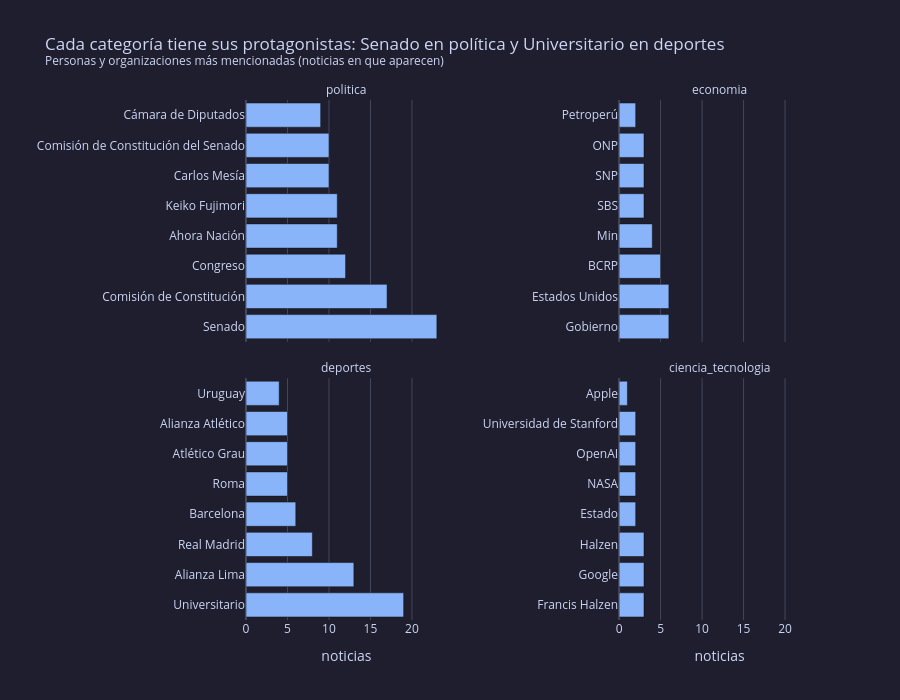

Notebook code for this chart:
### Code cell
top_cat = (entidades[entidades["tipo"].isin(["PER", "ORG"])]
           .groupby(["etiqueta", "entidad"]).size().rename("noticias").reset_index()
           .sort_values("noticias", ascending=False).groupby("etiqueta").head(8))
lider = top_cat.groupby("etiqueta").first()
fig = px.bar(top_cat, x="noticias", y="entidad", facet_col="etiqueta", facet_col_wrap=2, orientation="h",
             category_orders={"etiqueta": CATEGORIAS}, height=700, facet_col_spacing=0.3,
             title=(f"Cada categoría tiene sus protagonistas: {lider.loc['politica', 'entidad']} en política y "
                    f"{lider.loc['deportes', 'entidad']} en deportes"
                    f"<br><sup>Personas y organizaciones más mencionadas (noticias en que aparecen)</sup>"))
fig.update_yaxes(matches=None, showticklabels=True, title="")
fig.for_each_annotation(lambda a: a.update(text=a.text.split("=")[-1]))
fig.show()

### Figure 1 — Plotly figure (JSON) as saved in the notebook; plotly's stock layout.template omitted (floating-point values rounded to 4 significant figures)
{"data": [{"hovertemplate": "etiqueta=politica<br>noticias=%{x}<br>entidad=%{y}<extra></extra>", "legendgroup": "", "marker": {"color": "#89b4fa", "pattern": {"shape": ""}}, "name": "", "orientation": "h", "showlegend": false, "textposition": "auto", "type": "bar", "x": [23, 17, 12, 11, 11, 10, 10, 9], "xaxis": "x3", "y": ["Senado", "Comisión de Constitución", "Congreso", "Ahora Nación", "Keiko Fujimori", "Carlos Mesía", "Comisión de Constitución del Senado", "Cámara de Diputados"], "yaxis": "y3"}, {"hovertemplate": "etiqueta=economia<br>noticias=%{x}<br>entidad=%{y}<extra></extra>", "legendgroup": "", "marker": {"color": "#89b4fa", "pattern": {"shape": ""}}, "name": "", "orientation": "h", "showlegend": false, "textposition": "auto", "type": "bar", "x": [6, 6, 5, 4, 3, 3, 3, 2], "xaxis": "x4", "y": ["Gobierno", "Estados Unidos", "BCRP", "Min", "SBS", "SNP", "ONP", "Petroperú"], "yaxis": "y4"}, {"hovertemplate": "etiqueta=deportes<br>noticias=%{x}<br>entidad=%{y}<extra></extra>", "legendgroup": "", "marker": {"color": "#89b4fa", "pattern": {"shape": ""}}, "name": "", "orientation": "h", "showlegend": false, "textposition": "auto", "type": "bar", "x": [19, 13, 8, 6, 5, 5, 5, 4], "xaxis": "x", "y": ["Universitario", "Alianza Lima", "Real Madrid", "Barcelona", "Roma", "Atlético Grau", "Alianza Atlético", "Uruguay"], "yaxis": "y"}, {"hovertemplate": "etiqueta=ciencia_tecnologia<br>noticias=%{x}<br>entidad=%{y}<extra></extra>", "legendgroup": "", "marker": {"color": "#89b4fa", "pattern": {"shape": ""}}, "name": "", "orientation": "h", "showlegend": false, "textposition": "auto", "type": "bar", "x": [3, 3, 3, 2, 2, 2, 2, 1], "xaxis": "x2", "y": ["Francis Halzen", "Google", "Halzen", "Estado", "NASA", "OpenAI", "Universidad de Stanford", "Apple"], "yaxis": "y2"}], "layout": {"annotations": [{"font": {}, "showarrow": false, "text": "deportes", "x": 0.175, "xanchor": "center", "xref": "paper", "y": 0.465, "yanchor": "bottom", "yref": "paper"}, {"font": {}, "showarrow": false, "text": "ciencia_tecnologia", "x": 0.825, "xanchor": "center", "xref": "paper", "y": 0.465, "yanchor": "bottom", "yref": "paper"}, {"font": {}, "showarrow": false, "text": "politica", "x": 0.175, "xanchor": "center", "xref": "paper", "y": 1.0, "yanchor": "bottom", "yref": "paper"}, {"font": {}, "showarrow": false, "text": "economia", "x": 0.825, "xanchor": "center", "xref": "paper", "y": 1.0, "yanchor": "bottom", "yref": "paper"}], "barmode": "relative", "height": 700, "legend": {"tracegroupgap": 0}, "title": {"text": "Cada categoría tiene sus protagonistas: Senado en política y Universitario en deportes<br><sup>Personas y organizaciones más mencionadas (noticias en que aparecen)</sup>"}, "xaxis": {"anchor": "y", "domain": [0.0, 0.35], "title": {"text": "noticias"}}, "xaxis2": {"anchor": "y2", "domain": [0.65, 1.0], "matches": "x", "title": {"text": "noticias"}}, "xaxis3": {"anchor": "y3", "domain": [0.0, 0.35], "matches": "x", "showticklabels": false}, "xaxis4": {"anchor": "y4", "domain": [0.65, 1.0], "matches": "x", "showticklabels": false}, "yaxis": {"anchor": "x", "domain": [0.0, 0.465], "showticklabels": true, "title": {"text": ""}}, "yaxis2": {"anchor": "x2", "domain": [0.0, 0.465], "showticklabels": true, "title": {"text": ""}}, "yaxis3": {"anchor": "x3", "domain": [0.535, 1.0], "showticklabels": true, "title": {"text": ""}}, "yaxis4": {"anchor": "x4", "domain": [0.535, 1.0], "showticklabels": true, "title": {"text": ""}}}}
